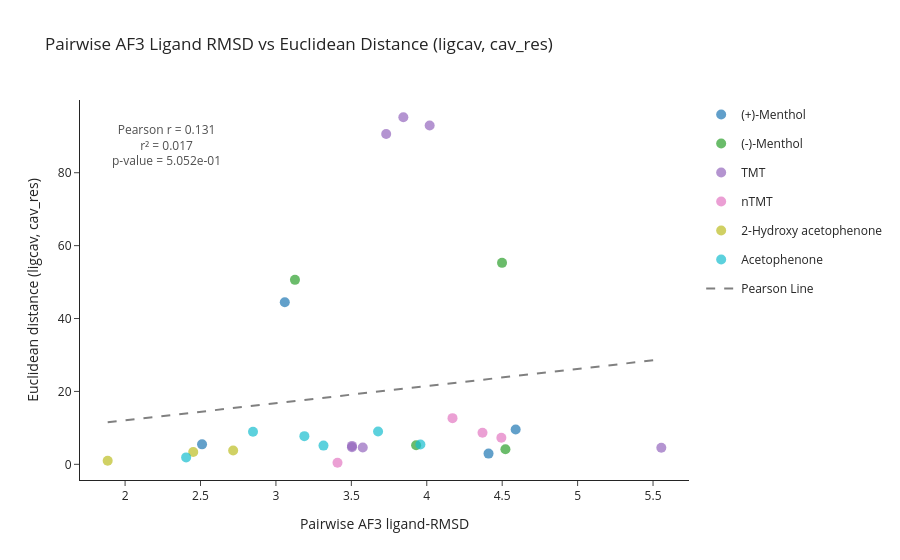

Source (notebook cell):
### Markdown cell above
#### lig PCA Euclidean distance correlation

### Code cell
# Manually filter out for 'or4b1d_1049' as it is not binded within the binding cavity. . . 
# plot_df = ligand_comparison_df[ligand_comparison_df["or_cid_pair"].apply(lambda x: 'or4b1d_1049' not in x)]
plot_df = ligand_comparison_df

fig = pf.plot_correlation(plot_df, 
                          x_by = 'ligand_RMSD', y_by = 'Euclidean_Distance', 
                          title="Pairwise AF3 Ligand RMSD vs Euclidean Distance (ligcav, cav_res)",
                          color_by = 'odor', label_by = 'OR_pair', 
                          xlabel = 'Pairwise AF3 ligand-RMSD', 
                          ylabel = 'Euclidean distance (ligcav, cav_res)', 
                          linestyle='dash', 
                          figsize=None                      
                          )
fig.show()
# fig.write_html('/mnt/data2/Justice/OR_learning/output/Canonical_bc/AF3/pS6_screen_template/ligand_comparison/ligRMSD_EuclDistligcav_res.html')

### Figure 1 — Plotly figure (JSON) as saved in the notebook; plotly's stock layout.template omitted (floating-point values rounded to 4 significant figures)
{"data": [{"hoverinfo": "text", "legendgroup": "(+)-Menthol", "marker": {"color": "#1f77b4", "opacity": 0.7, "size": 10}, "mode": "markers", "name": "(+)-Menthol", "showlegend": true, "text": ["ligand_RMSD: 2.510<br>Euclidean_Distance: 5.483<br>or8g18_or8g17", "ligand_RMSD: 4.409<br>Euclidean_Distance: 2.942<br>or5aq1_or8g17", "ligand_RMSD: 4.589<br>Euclidean_Distance: 9.559<br>or5aq1_or8g21", "ligand_RMSD: 3.059<br>Euclidean_Distance: 44.448<br>or8g30_or8g21"], "type": "scatter", "x": [2.51, 4.409, 4.589, 3.059], "y": [5.483, 2.942, 9.559, 44.45]}, {"hoverinfo": "text", "legendgroup": "(-)-Menthol", "marker": {"color": "#2ca02c", "opacity": 0.7, "size": 10}, "mode": "markers", "name": "(-)-Menthol", "showlegend": true, "text": ["ligand_RMSD: 4.521<br>Euclidean_Distance: 4.119<br>or8b49_or5aq1", "ligand_RMSD: 3.126<br>Euclidean_Distance: 50.611<br>or8b49_or8g30", "ligand_RMSD: 3.929<br>Euclidean_Distance: 5.249<br>or8b49_or5p1", "ligand_RMSD: 4.499<br>Euclidean_Distance: 55.279<br>or8g30_or5p1"], "type": "scatter", "x": [4.521, 3.126, 3.929, 4.499], "y": [4.119, 50.61, 5.249, 55.28]}, {"hoverinfo": "text", "legendgroup": "TMT", "marker": {"color": "#9467bd", "opacity": 0.7, "size": 10}, "mode": "markers", "name": "TMT", "showlegend": true, "text": ["ligand_RMSD: 5.555<br>Euclidean_Distance: 4.564<br>or2j6_or7a36", "ligand_RMSD: 4.019<br>Euclidean_Distance: 92.956<br>or2j6_or4k47", "ligand_RMSD: 3.504<br>Euclidean_Distance: 5.055<br>or2j6_or1e1c", "ligand_RMSD: 3.845<br>Euclidean_Distance: 95.216<br>or7a36_or4k47", "ligand_RMSD: 3.576<br>Euclidean_Distance: 4.612<br>or7a36_or1e1c", "ligand_RMSD: 3.731<br>Euclidean_Distance: 90.648<br>or4k47_or1e1c", "ligand_RMSD: 3.504<br>Euclidean_Distance: 4.690<br>or2j6_or1e1c"], "type": "scatter", "x": [5.555, 4.019, 3.504, 3.845, 3.576, 3.731, 3.504], "y": [4.564, 92.96, 5.055, 95.22, 4.612, 90.65, 4.69]}, {"hoverinfo": "text", "legendgroup": "nTMT", "marker": {"color": "#e377c2", "opacity": 0.7, "size": 10}, "mode": "markers", "name": "nTMT", "showlegend": true, "text": ["ligand_RMSD: 3.408<br>Euclidean_Distance: 0.438<br>or1e1_or1e16", "ligand_RMSD: 4.171<br>Euclidean_Distance: 12.668<br>or5p78_or1e16", "ligand_RMSD: 4.494<br>Euclidean_Distance: 7.309<br>or5p78_or2j6", "ligand_RMSD: 4.369<br>Euclidean_Distance: 8.652<br>or5p78_or1e1c"], "type": "scatter", "x": [3.408, 4.171, 4.494, 4.369], "y": [0.4379, 12.67, 7.309, 8.652]}, {"hoverinfo": "text", "legendgroup": "2-Hydroxy acetophenone", "marker": {"color": "#bcbd22", "opacity": 0.7, "size": 10}, "mode": "markers", "name": "2-Hydroxy acetophenone", "showlegend": true, "text": ["ligand_RMSD: 2.452<br>Euclidean_Distance: 3.370<br>or8a1b_or8b40", "ligand_RMSD: 2.716<br>Euclidean_Distance: 3.801<br>or8a1b_or8b56", "ligand_RMSD: 1.885<br>Euclidean_Distance: 0.972<br>or8a1b_or8b41"], "type": "scatter", "x": [2.452, 2.716, 1.885], "y": [3.37, 3.801, 0.9725]}, {"hoverinfo": "text", "legendgroup": "Acetophenone", "marker": {"color": "#17becf", "opacity": 0.7, "size": 10}, "mode": "markers", "name": "Acetophenone", "showlegend": true, "text": ["ligand_RMSD: 3.677<br>Euclidean_Distance: 9.018<br>or5b118_or2n1d", "ligand_RMSD: 3.315<br>Euclidean_Distance: 5.132<br>or5b118_or8b49", "ligand_RMSD: 2.405<br>Euclidean_Distance: 1.901<br>or5b118_or1e1c", "ligand_RMSD: 2.848<br>Euclidean_Distance: 8.915<br>or5b118_or8b56", "ligand_RMSD: 3.958<br>Euclidean_Distance: 5.426<br>or2n1d_or8b49", "ligand_RMSD: 3.189<br>Euclidean_Distance: 7.731<br>or1e1c_or8b56"], "type": "scatter", "x": [3.677, 3.315, 2.405, 2.848, 3.958, 3.189], "y": [9.018, 5.132, 1.901, 8.915, 5.426, 7.731]}, {"hoverinfo": "text", "line": {"color": "gray", "dash": "dash"}, "mode": "lines", "name": "Pearson Line", "showlegend": true, "text": ["x: 1.88<br>y: 11.52<br>Pearson r = 0.131<br>r² = 0.017<br>p-value = 5.052e-01", "x: 2.40<br>y: 13.97<br>Pearson r = 0.131<br>r² = 0.017<br>p-value = 5.052e-01", "x: 2.45<br>y: 14.19<br>Pearson r = 0.131<br>r² = 0.017<br>p-value = 5.052e-01", "x: 2.51<br>y: 14.47<br>Pearson r = 0.131<br>r² = 0.017<br>p-value = 5.052e-01", "x: 2.72<br>y: 15.44<br>Pearson r = 0.131<br>r² = 0.017<br>p-value = 5.052e-01", "x: 2.85<br>y: 16.06<br>Pearson r = 0.131<br>r² = 0.017<br>p-value = 5.052e-01", "x: 3.06<br>y: 17.05<br>Pearson r = 0.131<br>r² = 0.017<br>p-value = 5.052e-01", "x: 3.13<br>y: 17.36<br>Pearson r = 0.131<br>r² = 0.017<br>p-value = 5.052e-01", "x: 3.19<br>y: 17.66<br>Pearson r = 0.131<br>r² = 0.017<br>p-value = 5.052e-01", "x: 3.32<br>y: 18.25<br>Pearson r = 0.131<br>r² = 0.017<br>p-value = 5.052e-01", "x: 3.41<br>y: 18.69<br>Pearson r = 0.131<br>r² = 0.017<br>p-value = 5.052e-01", "x: 3.50<br>y: 19.14<br>Pearson r = 0.131<br>r² = 0.017<br>p-value = 5.052e-01", "x: 3.50<br>y: 19.14<br>Pearson r = 0.131<br>r² = 0.017<br>p-value = 5.052e-01", "x: 3.58<br>y: 19.48<br>Pearson r = 0.131<br>r² = 0.017<br>p-value = 5.052e-01", "x: 3.68<br>y: 19.95<br>Pearson r = 0.131<br>r² = 0.017<br>p-value = 5.052e-01", "x: 3.73<br>y: 20.21<br>Pearson r = 0.131<br>r² = 0.017<br>p-value = 5.052e-01", "x: 3.84<br>y: 20.74<br>Pearson r = 0.131<br>r² = 0.017<br>p-value = 5.052e-01", "x: 3.93<br>y: 21.14<br>Pearson r = 0.131<br>r² = 0.017<br>p-value = 5.052e-01", "x: 3.96<br>y: 21.28<br>Pearson r = 0.131<br>r² = 0.017<br>p-value = 5.052e-01", "x: 4.02<br>y: 21.56<br>Pearson r = 0.131<br>r² = 0.017<br>p-value = 5.052e-01", "x: 4.17<br>y: 22.28<br>Pearson r = 0.131<br>r² = 0.017<br>p-value = 5.052e-01", "x: 4.37<br>y: 23.21<br>Pearson r = 0.131<br>r² = 0.017<br>p-value = 5.052e-01", "x: 4.41<br>y: 23.40<br>Pearson r = 0.131<br>r² = 0.017<br>p-value = 5.052e-01", "x: 4.49<br>y: 23.80<br>Pearson r = 0.131<br>r² = 0.017<br>p-value = 5.052e-01", "x: 4.50<br>y: 23.82<br>Pearson r = 0.131<br>r² = 0.017<br>p-value = 5.052e-01", "x: 4.52<br>y: 23.93<br>Pearson r = 0.131<br>r² = 0.017<br>p-value = 5.052e-01", "x: 4.59<br>y: 24.24<br>Pearson r = 0.131<br>r² = 0.017<br>p-value = 5.052e-01", "x: 5.55<br>y: 28.79<br>Pearson r = 0.131<br>r² = 0.017<br>p-value = 5.052e-01"], "type": "scatter", "x": [1.885, 2.405, 2.452, 2.51, 2.716, 2.848, 3.059, 3.126, 3.189, 3.315, 3.408, 3.504, 3.504, 3.576, 3.677, 3.731, 3.845, 3.929, 3.958, 4.019, 4.171, 4.369, 4.409, 4.494, 4.499, 4.521, 4.589, 5.555], "y": [11.52, 13.97, 14.19, 14.47, 15.44, 16.06, 17.05, 17.36, 17.66, 18.25, 18.69, 19.14, 19.14, 19.48, 19.95, 20.21, 20.74, 21.14, 21.28, 21.56, 22.28, 23.21, 23.4, 23.8, 23.82, 23.93, 24.24, 28.79]}], "layout": {"annotations": [{"opacity": 0.8, "showarrow": false, "text": "Pearson r = 0.131<br>r² = 0.017<br>p-value = 5.052e-01", "x": 0.05, "xref": "paper", "y": 0.95, "yref": "paper"}], "title": {"text": "Pairwise AF3 Ligand RMSD vs Euclidean Distance (ligcav, cav_res)"}, "xaxis": {"range": [1.701, 5.738], "title": {"text": "Pairwise AF3 ligand-RMSD"}}, "yaxis": {"range": [-4.301, 99.96], "title": {"text": "Euclidean distance (ligcav, cav_res)"}}}}
